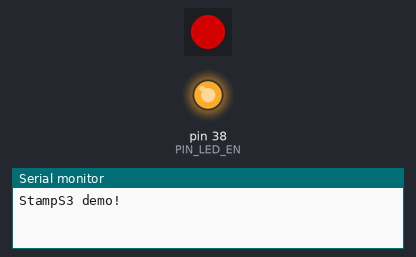
This sketch was run on a simulated Arduino Mega 2560, built with avr-gcc and run on an emulated ATmega2560. Parts: 1 RGB LEDs in strip order, left to right, output pins drawn as LEDs (lit = HIGH), the last lines printed to the serial monitor. Dim RGB values are drawn brighter than linear.

Above: at 0.12 s.
At 1.12 s:
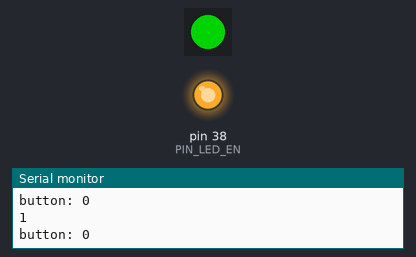
At 2.62 s:
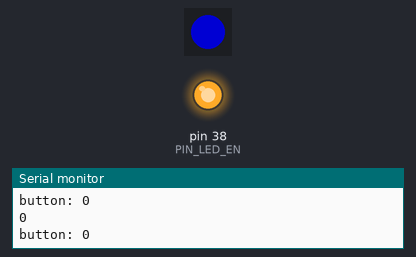
At 4.88 s:
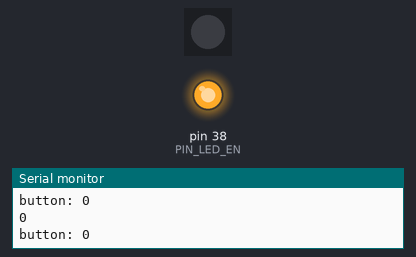
Timing chart, 0 to 5.2 s (numbered marks = the images above):
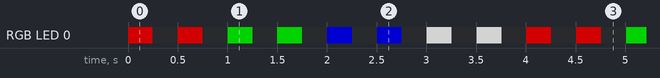

The sketch:

LED_ChikaChika.ino
```cpp
#include <Arduino.h>
#include <Adafruit_NeoPixel.h>

#define PIN_BUTTON 0
#define LED_PIN 21
#define PIN_LED_EN 38  // S3A 固有の LED 電源イネーブルピン

#define COLOR_REPEAT 2

// create a pixel strand with 1 pixel on PIN_NEOPIXEL
Adafruit_NeoPixel pixels(1, LED_PIN);

uint8_t color = 0, count = 0;
uint32_t colors[] = { pixels.Color(125, 0, 0), pixels.Color(0, 125, 0), pixels.Color(0, 0, 125), pixels.Color(125, 125, 125) };
const uint8_t COLORS_LEN = (uint8_t)(sizeof(colors) / sizeof(colors[0]));

void setup() {
  pinMode(PIN_LED_EN, OUTPUT);
  digitalWrite(PIN_LED_EN, HIGH);  // S3A: LED 電源イネーブル

  Serial.begin(115200);
  pixels.begin();  // initialize the pixel
  Serial.println("StampS3 demo!");
  pinMode(PIN_BUTTON, INPUT);
}

void loop() {
  pixels.setPixelColor(0, colors[color]);
  pixels.show();

  delay(250);

  pixels.clear();
  pixels.show();

  delay(250);

  Serial.println(count);
  count++;

  if (count >= COLOR_REPEAT) {
    count = 0;
    color++;
    if (color >= COLORS_LEN) {
      color = 0;
    }
  }

  Serial.print("button: ");
  Serial.println(digitalRead(PIN_BUTTON));
}
```

Measured:
- by itself, RGB LED 0: repeats every 4.0 s: off 0.25 s, RGB(125, 0, 0) 0.25 s, 2 × (off 0.25 s, RGB(0, 125, 0) 0.25 s), 2 × (off 0.25 s, RGB(0, 0, 125) 0.25 s), 2 × (off 0.25 s, RGB(125, 125, 125) 0.25 s), off 0.25 s, RGB(125, 0, 0) 0.25 s
- by itself, everything shown: repeats every 4.0 s, in 16 steps
